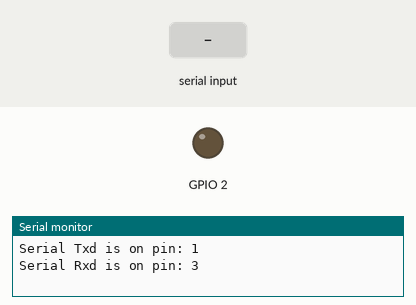
Simulated run of this sketch. Board: ESP32. On the bench: output pins drawn as LEDs (lit = HIGH), the last lines printed to the serial monitor. The test bench sets the inputs (shaded band).

Above: at 1.8 s.
1.9 s: "T" received over the second serial link
At 2.9 s:
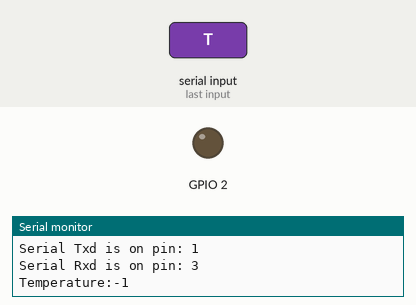
3.5 s: "H" received over the second serial link
At 4.7 s:
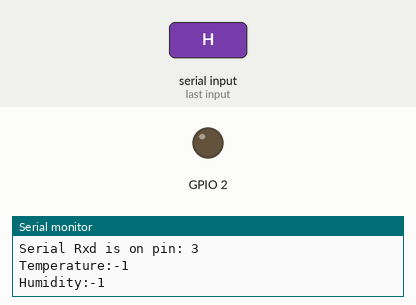
Timing chart, 0 to 6.5 s (numbered marks = the images above; inputs shaded):
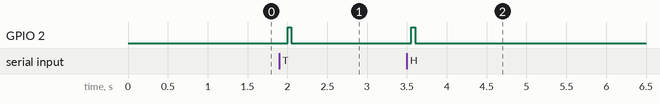

The sketch:

esp32_serial_communication_with_arduino.ino
```cpp
#define RXD2 16
#define TXD2 17

void setup() {
  // Note the format for setting a serial port is as follows: Serial2.begin(baud-rate, protocol, RX pin, TX pin);
  Serial.begin(115200);
  //Serial1.begin(9600, SERIAL_8N1, RXD2, TXD2);
  Serial2.begin(115200, SERIAL_8N1, RXD2, TXD2);
  Serial.println("Serial Txd is on pin: "+String(TX));
  Serial.println("Serial Rxd is on pin: "+String(RX));
  pinMode(2,OUTPUT);
}

void loop() { //Choose Serial1 or Serial2 as required
    if (Serial2.available()) {
    char c=Serial2.read();
    if(c=='T'){
      int i=Serial2.read();
    Serial.println("Temperature:"+String(i));
    digitalWrite(2,HIGH);
    delay(50);
    digitalWrite(2,LOW);
    }
    else if(c=='H'){
      int j=Serial2.read();
    Serial.println("Humidity:"+String(j));
    digitalWrite(2,HIGH);
    delay(50);
    digitalWrite(2,LOW);
    }
  }
  if (Serial.available()) {
    Serial2.write(Serial.read());
  }
delay(500);
}
```

Measured:
- after the input at 1.9 s, GPIO 2: LOW → HIGH after 0.10 s, → LOW 0.05 s later
- after the input at 3.5 s, GPIO 2: LOW → HIGH after 0.05 s, → LOW 0.05 s later
